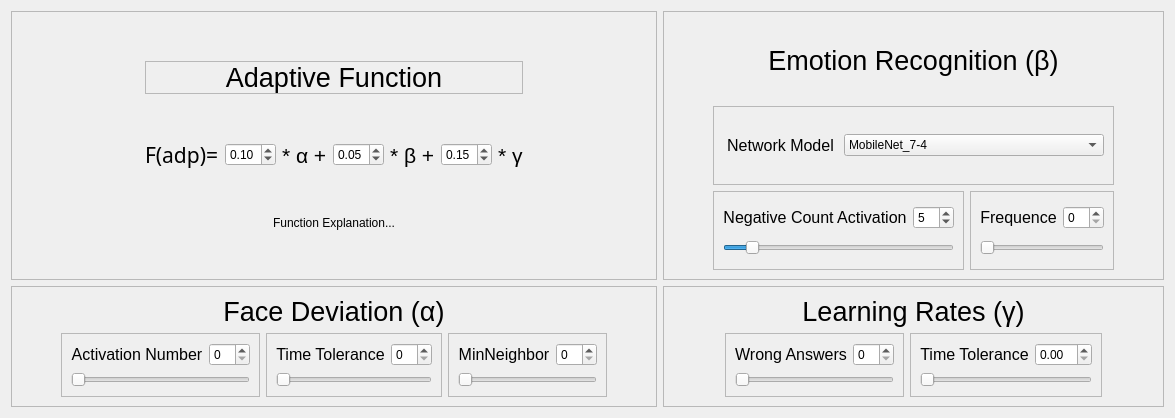
      <widget class="QWidget" name="tab_adapt">
       <attribute name="title">
        <string>Adaption</string>
       </attribute>
       <layout class="QGridLayout" name="gridLayout_35">
        <item row="0" column="0">
         <widget class="QFrame" name="frame_45">
          <property name="frameShape">
           <enum>QFrame::StyledPanel</enum>
          </property>
          <property name="frameShadow">
           <enum>QFrame::Raised</enum>
          </property>
          <layout class="QGridLayout" name="gridLayout_26">
           <item row="0" column="4">
            <spacer name="verticalSpacer_9">
             <property name="orientation">
              <enum>Qt::Vertical</enum>
             </property>
             <property name="sizeHint" stdset="0">
              <size>
               <width>20</width>
               <height>40</height>
              </size>
             </property>
            </spacer>
           </item>
           <item row="3" column="7">
            <widget class="QLabel" name="label_74">
             <property name="font">
              <font>
               <pointsize>16</pointsize>
              </font>
             </property>
             <property name="text">
              <string>* γ</string>
             </property>
            </widget>
           </item>
           <item row="1" column="1" colspan="7">
            <widget class="QLabel" name="label_70">
             <property name="font">
              <font>
               <family>Ubuntu</family>
               <pointsize>20</pointsize>
              </font>
             </property>
             <property name="frameShape">
              <enum>QFrame::StyledPanel</enum>
             </property>
             <property name="text">
              <string>Adaptive Function</string>
             </property>
             <property name="alignment">
              <set>Qt::AlignCenter</set>
             </property>
            </widget>
           </item>
           <item row="3" column="5">
            <widget class="QLabel" name="label_72">
             <property name="font">
              <font>
               <pointsize>16</pointsize>
              </font>
             </property>
             <property name="text">
              <string>* β +</string>
             </property>
            </widget>
           </item>
           <item row="3" column="6">
            <widget class="QDoubleSpinBox" name="gamaWeight_doubleSpinBox">
             <property name="maximum">
              <double>1.000000000000000</double>
             </property>
             <property name="singleStep">
              <double>0.000000000000000</double>
             </property>
             <property name="value">
              <double>0.150000000000000</double>
             </property>
            </widget>
           </item>
           <item row="3" column="3">
            <widget class="QLabel" name="label_73">
             <property name="font">
              <font>
               <pointsize>16</pointsize>
              </font>
             </property>
             <property name="text">
              <string>* α +</string>
             </property>
            </widget>
           </item>
           <item row="3" column="2">
            <widget class="QDoubleSpinBox" name="alfaWeight_doubleSpinBox">
             <property name="maximum">
              <double>1.000000000000000</double>
             </property>
             <property name="singleStep">
              <double>0.010000000000000</double>
             </property>
             <property name="value">
              <double>0.100000000000000</double>
             </property>
            </widget>
           </item>
           <item row="4" column="4">
            <spacer name="verticalSpacer_7">
             <property name="orientation">
              <enum>Qt::Vertical</enum>
             </property>
             <property name="sizeHint" stdset="0">
              <size>
               <width>20</width>
               <height>40</height>
              </size>
             </property>
            </spacer>
           </item>
           <item row="3" column="4">
            <widget class="QDoubleSpinBox" name="betaWeight_doubleSpinBox">
             <property name="maximum">
              <double>1.000000000000000</double>
             </property>
             <property name="singleStep">
              <double>0.010000000000000</double>
             </property>
             <property name="value">
              <double>0.050000000000000</double>
             </property>
            </widget>
           </item>
           <item row="3" column="0">
            <spacer name="horizontalSpacer_5">
             <property name="orientation">
              <enum>Qt::Horizontal</enum>
             </property>
             <property name="sizeHint" stdset="0">
              <size>
               <width>40</width>
               <height>20</height>
              </size>
             </property>
            </spacer>
           </item>
           <item row="2" column="4">
            <spacer name="verticalSpacer_8">
             <property name="orientation">
              <enum>Qt::Vertical</enum>
             </property>
             <property name="sizeHint" stdset="0">
              <size>
               <width>20</width>
               <height>40</height>
              </size>
             </property>
            </spacer>
           </item>
           <item row="5" column="1" colspan="7">
            <widget class="QLabel" name="label_75">
             <property name="text">
              <string>Function Explanation...</string>
             </property>
             <property name="alignment">
              <set>Qt::AlignCenter</set>
             </property>
            </widget>
           </item>
           <item row="6" column="4">
            <spacer name="verticalSpacer_10">
             <property name="orientation">
              <enum>Qt::Vertical</enum>
             </property>
             <property name="sizeHint" stdset="0">
              <size>
               <width>20</width>
               <height>40</height>
              </size>
             </property>
            </spacer>
           </item>
           <item row="3" column="8">
            <spacer name="horizontalSpacer_6">
             <property name="orientation">
              <enum>Qt::Horizontal</enum>
             </property>
             <property name="sizeHint" stdset="0">
              <size>
               <width>40</width>
               <height>20</height>
              </size>
             </property>
            </spacer>
           </item>
           <item row="3" column="1">
            <widget class="QLabel" name="label_71">
             <property name="font">
              <font>
               <family>Abyssinica SIL</family>
               <pointsize>16</pointsize>
              </font>
             </property>
             <property name="text">
              <string>F(adp)=</string>
             </property>
            </widget>
           </item>
          </layout>
         </widget>
        </item>
        <item row="0" column="1">
         <widget class="QFrame" name="frame_32">
          <property name="frameShape">
           <enum>QFrame::StyledPanel</enum>
          </property>
          <property name="frameShadow">
           <enum>QFrame::Raised</enum>
          </property>
          <layout class="QGridLayout" name="gridLayout_18">
           <item row="1" column="1" colspan="2">
            <widget class="QFrame" name="frame_33">
             <property name="minimumSize">
              <size>
               <width>0</width>
               <height>0</height>
              </size>
             </property>
             <property name="maximumSize">
              <size>
               <width>1000</width>
               <height>1000</height>
              </size>
             </property>
             <property name="frameShape">
              <enum>QFrame::StyledPanel</enum>
             </property>
             <property name="frameShadow">
              <enum>QFrame::Raised</enum>
             </property>
             <layout class="QHBoxLayout" name="horizontalLayout_8">
              <item>
               <widget class="QLabel" name="label_60">
                <property name="maximumSize">
                 <size>
                  <width>115</width>
                  <height>29</height>
                 </size>
                </property>
                <property name="font">
                 <font>
                  <family>Ubuntu</family>
                  <pointsize>12</pointsize>
                 </font>
                </property>
                <property name="text">
                 <string>Network Model</string>
                </property>
                <property name="alignment">
                 <set>Qt::AlignCenter</set>
                </property>
               </widget>
              </item>
              <item>
               <widget class="QComboBox" name="emoModel_comboBox">
                <property name="currentIndex">
                 <number>4</number>
                </property>
                <item>
                 <property name="text">
                  <string>Inception_1</string>
                 </property>
                </item>
                <item>
                 <property name="text">
                  <string>Inception_4-4</string>
                 </property>
                </item>
                <item>
                 <property name="text">
                  <string>Inception_7-4</string>
                 </property>
                </item>
                <item>
                 <property name="text">
                  <string>MobileNet_1</string>
                 </property>
                </item>
                <item>
                 <property name="text">
                  <string>MobileNet_7-4</string>
                 </property>
                </item>
                <item>
                 <property name="text">
                  <string>MobileNet_4-4</string>
                 </property>
                </item>
               </widget>
              </item>
             </layout>
            </widget>
           </item>
           <item row="2" column="1">
            <widget class="QFrame" name="frame_43">
             <property name="frameShape">
              <enum>QFrame::StyledPanel</enum>
             </property>
             <property name="frameShadow">
              <enum>QFrame::Raised</enum>
             </property>
             <layout class="QGridLayout" name="gridLayout_29">
              <item row="0" column="0">
               <widget class="QLabel" name="label_68">
                <property name="font">
                 <font>
                  <family>Ubuntu</family>
                  <pointsize>12</pointsize>
                 </font>
                </property>
                <property name="text">
                 <string>Negative Count Activation</string>
                </property>
                <property name="alignment">
                 <set>Qt::AlignCenter</set>
                </property>
               </widget>
              </item>
              <item row="0" column="1">
               <widget class="QSpinBox" name="negEmoAct__spinBox">
                <property name="maximum">
                 <number>50</number>
                </property>
                <property name="value">
                 <number>5</number>
                </property>
               </widget>
              </item>
              <item row="1" column="0" colspan="2">
               <widget class="QSlider" name="negEmoAct_horizontalSlider">
                <property name="maximum">
                 <number>50</number>
                </property>
                <property name="value">
                 <number>5</number>
                </property>
                <property name="orientation">
                 <enum>Qt::Horizontal</enum>
                </property>
               </widget>
              </item>
             </layout>
            </widget>
           </item>
           <item row="2" column="2">
            <widget class="QFrame" name="frame_34">
             <property name="frameShape">
              <enum>QFrame::StyledPanel</enum>
             </property>
             <property name="frameShadow">
              <enum>QFrame::Raised</enum>
             </property>
             <layout class="QGridLayout" name="gridLayout_30">
              <item row="0" column="0">
               <widget class="QLabel" name="label_61">
                <property name="font">
                 <font>
                  <family>Ubuntu</family>
                  <pointsize>12</pointsize>
                 </font>
                </property>
                <property name="text">
                 <string>Frequence</string>
                </property>
                <property name="alignment">
                 <set>Qt::AlignCenter</set>
                </property>
               </widget>
              </item>
              <item row="0" column="1">
               <widget class="QSpinBox" name="emoFreq_spinBox"/>
              </item>
              <item row="1" column="0" colspan="2">
               <widget class="QSlider" name="emoFreq_horizontalSlider">
                <property name="orientation">
                 <enum>Qt::Horizontal</enum>
                </property>
               </widget>
              </item>
             </layout>
            </widget>
           </item>
           <item row="0" column="1" colspan="2">
            <widget class="QLabel" name="label_59">
             <property name="font">
              <font>
               <family>Ubuntu</family>
               <pointsize>20</pointsize>
              </font>
             </property>
             <property name="text">
              <string>Emotion Recognition (β)</string>
             </property>
             <property name="alignment">
              <set>Qt::AlignCenter</set>
             </property>
            </widget>
           </item>
           <item row="2" column="3">
            <spacer name="horizontalSpacer_10">
             <property name="orientation">
              <enum>Qt::Horizontal</enum>
             </property>
             <property name="sizeHint" stdset="0">
              <size>
               <width>40</width>
               <height>20</height>
              </size>
             </property>
            </spacer>
           </item>
           <item row="2" column="0">
            <spacer name="horizontalSpacer_9">
             <property name="orientation">
              <enum>Qt::Horizontal</enum>
             </property>
             <property name="sizeHint" stdset="0">
              <size>
               <width>40</width>
               <height>20</height>
              </size>
             </property>
            </spacer>
           </item>
          </layout>
         </widget>
        </item>
        <item row="1" column="0">
         <widget class="QFrame" name="frame_7">
          <property name="frameShape">
           <enum>QFrame::StyledPanel</enum>
          </property>
          <property name="frameShadow">
           <enum>QFrame::Raised</enum>
          </property>
          <layout class="QGridLayout" name="gridLayout_14">
           <item row="1" column="3">
            <widget class="QFrame" name="frame_30">
             <property name="frameShape">
              <enum>QFrame::StyledPanel</enum>
             </property>
             <property name="frameShadow">
              <enum>QFrame::Raised</enum>
             </property>
             <layout class="QGridLayout" name="gridLayout_33">
              <item row="0" column="0">
               <widget class="QLabel" name="label_57">
                <property name="font">
                 <font>
                  <family>Ubuntu</family>
                  <pointsize>12</pointsize>
                 </font>
                </property>
                <property name="text">
                 <string>MinNeighbor</string>
                </property>
                <property name="alignment">
                 <set>Qt::AlignCenter</set>
                </property>
               </widget>
              </item>
              <item row="0" column="1">
               <widget class="QSpinBox" name="minNei_spinBox"/>
              </item>
              <item row="1" column="0" colspan="2">
               <widget class="QSlider" name="minNei_horizontalSlider">
                <property name="orientation">
                 <enum>Qt::Horizontal</enum>
                </property>
               </widget>
              </item>
             </layout>
            </widget>
           </item>
           <item row="1" column="1">
            <widget class="QFrame" name="frame_36">
             <property name="frameShape">
              <enum>QFrame::StyledPanel</enum>
             </property>
             <property name="frameShadow">
              <enum>QFrame::Raised</enum>
             </property>
             <layout class="QGridLayout" name="gridLayout_31">
              <item row="0" column="0">
               <widget class="QLabel" name="label_63">
                <property name="font">
                 <font>
                  <family>Ubuntu</family>
                  <pointsize>12</pointsize>
                 </font>
                </property>
                <property name="text">
                 <string>Activation Number</string>
                </property>
                <property name="alignment">
                 <set>Qt::AlignCenter</set>
                </property>
               </widget>
              </item>
              <item row="0" column="1">
               <widget class="QSpinBox" name="minNei_spinBox_2"/>
              </item>
              <item row="1" column="0" colspan="2">
               <widget class="QSlider" name="actNum_horizontalSlider">
                <property name="orientation">
                 <enum>Qt::Horizontal</enum>
                </property>
               </widget>
              </item>
             </layout>
            </widget>
           </item>
           <item row="1" column="2">
            <widget class="QFrame" name="frame_31">
             <property name="frameShape">
              <enum>QFrame::StyledPanel</enum>
             </property>
             <property name="frameShadow">
              <enum>QFrame::Raised</enum>
             </property>
             <layout class="QGridLayout" name="gridLayout_32">
              <item row="0" column="0">
               <widget class="QLabel" name="label_58">
                <property name="font">
                 <font>
                  <family>Ubuntu</family>
                  <pointsize>12</pointsize>
                 </font>
                </property>
                <property name="text">
                 <string>Time Tolerance</string>
                </property>
                <property name="alignment">
                 <set>Qt::AlignCenter</set>
                </property>
               </widget>
              </item>
              <item row="0" column="1">
               <widget class="QSpinBox" name="timeTol_spinBox"/>
              </item>
              <item row="2" column="0" colspan="2">
               <widget class="QSlider" name="timeTol_horizontalSlider">
                <property name="orientation">
                 <enum>Qt::Horizontal</enum>
                </property>
               </widget>
              </item>
             </layout>
            </widget>
           </item>
           <item row="0" column="1" colspan="3">
            <widget class="QLabel" name="label_56">
             <property name="font">
              <font>
               <family>Ubuntu</family>
               <pointsize>20</pointsize>
              </font>
             </property>
             <property name="text">
              <string>Face Deviation (α)</string>
             </property>
             <property name="alignment">
              <set>Qt::AlignCenter</set>
             </property>
            </widget>
           </item>
           <item row="1" column="0">
            <spacer name="horizontalSpacer_7">
             <property name="orientation">
              <enum>Qt::Horizontal</enum>
             </property>
             <property name="sizeHint" stdset="0">
              <size>
               <width>40</width>
               <height>20</height>
              </size>
             </property>
            </spacer>
           </item>
           <item row="1" column="4">
            <spacer name="horizontalSpacer_8">
             <property name="orientation">
              <enum>Qt::Horizontal</enum>
             </property>
             <property name="sizeHint" stdset="0">
              <size>
               <width>40</width>
               <height>20</height>
              </size>
             </property>
            </spacer>
           </item>
          </layout>
         </widget>
        </item>
        <item row="1" column="1">
         <widget class="QFrame" name="frame_35">
          <property name="frameShape">
           <enum>QFrame::StyledPanel</enum>
          </property>
          <property name="frameShadow">
           <enum>QFrame::Raised</enum>
          </property>
          <layout class="QGridLayout" name="gridLayout_34">
           <item row="1" column="1">
            <widget class="QFrame" name="frame_38">
             <property name="frameShape">
              <enum>QFrame::StyledPanel</enum>
             </property>
             <property name="frameShadow">
              <enum>QFrame::Raised</enum>
             </property>
             <layout class="QGridLayout" name="gridLayout_27">
              <item row="1" column="0" colspan="2">
               <widget class="QSlider" name="wrongAns_horizontalSlider">
                <property name="orientation">
                 <enum>Qt::Horizontal</enum>
                </property>
               </widget>
              </item>
              <item row="0" column="0">
               <widget class="QLabel" name="label_65">
                <property name="font">
                 <font>
                  <family>Ubuntu</family>
                  <pointsize>12</pointsize>
                 </font>
                </property>
                <property name="text">
                 <string>Wrong Answers</string>
                </property>
                <property name="alignment">
                 <set>Qt::AlignCenter</set>
                </property>
               </widget>
              </item>
              <item row="0" column="1">
               <widget class="QSpinBox" name="wrongAns_timeTol_spinBox"/>
              </item>
             </layout>
            </widget>
           </item>
           <item row="1" column="2">
            <widget class="QFrame" name="frame_37">
             <property name="frameShape">
              <enum>QFrame::StyledPanel</enum>
             </property>
             <property name="frameShadow">
              <enum>QFrame::Raised</enum>
             </property>
             <layout class="QGridLayout" name="gridLayout_28">
              <item row="0" column="0">
               <widget class="QLabel" name="label_64">
                <property name="font">
                 <font>
                  <family>Ubuntu</family>
                  <pointsize>12</pointsize>
                 </font>
                </property>
                <property name="text">
                 <string>Time Tolerance</string>
                </property>
                <property name="alignment">
                 <set>Qt::AlignCenter</set>
                </property>
               </widget>
              </item>
              <item row="0" column="1">
               <widget class="QDoubleSpinBox" name="learningTime_doubleSpinBox"/>
              </item>
              <item row="2" column="0" colspan="2">
               <widget class="QSlider" name="learningTime_horizontalSlider">
                <property name="orientation">
                 <enum>Qt::Horizontal</enum>
                </property>
               </widget>
              </item>
             </layout>
            </widget>
           </item>
           <item row="0" column="1" colspan="2">
            <widget class="QLabel" name="label_62">
             <property name="font">
              <font>
               <family>Ubuntu</family>
               <pointsize>20</pointsize>
              </font>
             </property>
             <property name="text">
              <string>Learning Rates (γ)</string>
             </property>
             <property name="alignment">
              <set>Qt::AlignCenter</set>
             </property>
            </widget>
           </item>
           <item row="1" column="0">
            <spacer name="horizontalSpacer_11">
             <property name="orientation">
              <enum>Qt::Horizontal</enum>
             </property>
             <property name="sizeHint" stdset="0">
              <size>
               <width>40</width>
               <height>20</height>
              </size>
             </property>
            </spacer>
           </item>
           <item row="1" column="3">
            <spacer name="horizontalSpacer_12">
             <property name="orientation">
              <enum>Qt::Horizontal</enum>
             </property>
             <property name="sizeHint" stdset="0">
              <size>
               <width>40</width>
               <height>20</height>
              </size>
             </property>
            </spacer>
           </item>
          </layout>
         </widget>
        </item>
       </layout>
       <zorder>frame_7</zorder>
       <zorder>frame_32</zorder>
       <zorder>frame_35</zorder>
       <zorder>frame_45</zorder>
      </widget>
